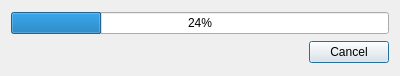
<?xml version="1.0" encoding="UTF-8"?>
<ui version="4.0">
 <class>ProgressDialog</class>
 <widget class="QDialog" name="ProgressDialog">
  <property name="geometry">
   <rect>
    <x>0</x>
    <y>0</y>
    <width>400</width>
    <height>76</height>
   </rect>
  </property>
  <property name="windowTitle">
   <string>Dialog</string>
  </property>
  <layout class="QVBoxLayout" name="verticalLayout">
   <item>
    <widget class="QProgressBar" name="progress_bar">
     <property name="value">
      <number>24</number>
     </property>
    </widget>
   </item>
   <item>
    <widget class="QDialogButtonBox" name="button_box">
     <property name="orientation">
      <enum>Qt::Horizontal</enum>
     </property>
     <property name="standardButtons">
      <set>QDialogButtonBox::Cancel</set>
     </property>
    </widget>
   </item>
  </layout>
 </widget>
 <resources/>
 <connections>
  <connection>
   <sender>button_box</sender>
   <signal>accepted()</signal>
   <receiver>ProgressDialog</receiver>
   <slot>accept()</slot>
   <hints>
    <hint type="sourcelabel">
     <x>248</x>
     <y>254</y>
    </hint>
    <hint type="destinationlabel">
     <x>157</x>
     <y>274</y>
    </hint>
   </hints>
  </connection>
  <connection>
   <sender>button_box</sender>
   <signal>rejected()</signal>
   <receiver>ProgressDialog</receiver>
   <slot>reject()</slot>
   <hints>
    <hint type="sourcelabel">
     <x>316</x>
     <y>260</y>
    </hint>
    <hint type="destinationlabel">
     <x>286</x>
     <y>274</y>
    </hint>
   </hints>
  </connection>
 </connections>
</ui>
